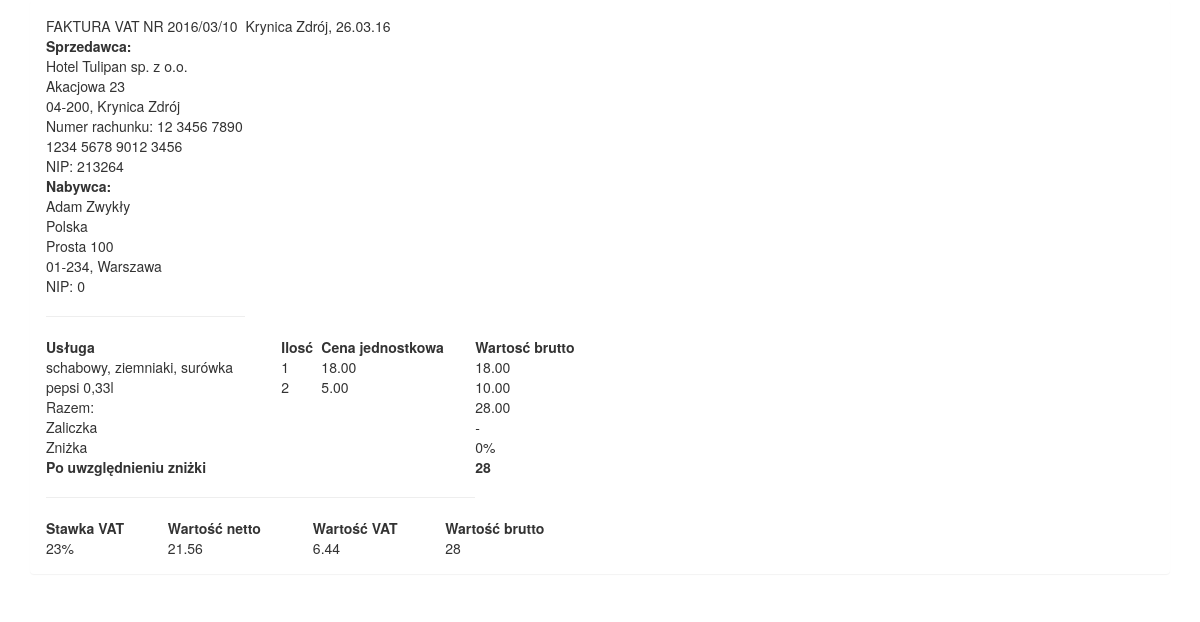
Screenshot of /php/faktura.php?idRachunku=10 with the database file from the repository.
### tables this page shows
CREATE TABLE IF NOT EXISTS `pozycjerachunkow` (
  `idRachunku` int(11) NOT NULL,
  `idUslugi` int(11) NOT NULL,
  `ilosc` int(11) NOT NULL,
  PRIMARY KEY (`idRachunku`,`idUslugi`),
  KEY `fk_pozycjeRachunkow_rachunki1_idx` (`idRachunku`),
  KEY `fk_pozycjeRachunkow_uslugi1_idx` (`idUslugi`)
);

CREATE TABLE IF NOT EXISTS `uslugi` (
  `idUslugi` int(11) NOT NULL AUTO_INCREMENT,
  `kategoria` smallint(6) NOT NULL,
  `nazwa` varchar(45) NOT NULL,
  `cena` decimal(10,2) NOT NULL,
  PRIMARY KEY (`idUslugi`),
  UNIQUE KEY `idUslugi_UNIQUE` (`idUslugi`),
  KEY `fk_uslugi_kategorieUslug1_idx` (`kategoria`)
);

### php/faktura.php (the view, shortened to what this page needs)
<?php
$ID = $_REQUEST['idRachunku'];
$vat = 23;
$numer_faktury = date("Y/m").'/'.$ID;
$query_if_firm = "SELECT czyFirma, czyFaktura, dataWystawienia FROM rachunki JOIN klienci USING(idklienta) WHERE idrachunku=$ID";
if(!$query_if_firm_run = mysql_query($query_if_firm))
{
  echo 'blad zapytania 3';
}
$query_if_firm_run_row = mysql_fetch_assoc($query_if_firm_run);
$is_firm = $query_if_firm_run_row['czyFirma'];
if($is_firm == 0)
{
     $query = "SELECT imie, nazwisko, adreskraj, adresmiasto, adresulica, adreskod, nip, kosztpomieszczenia, znizka, czyfaktura, SUM(cena*ilosc)+kosztPomieszczenia as Suma
              FROM pozycjerachunkow JOIN uslugi USING(iduslugi) JOIN rachunki USING(idrachunku) JOIN klienci USING(idklienta) WHERE idrachunku = $ID";
}else
{
     $query = "SELECT nazwaFirmy, adreskraj, adresmiasto, adresulica, adreskod, nip, kosztpomieszczenia, znizka, czyfaktura, SUM(cena*ilosc)+kosztPomieszczenia as Suma
              FROM pozycjerachunkow JOIN uslugi USING(iduslugi) JOIN rachunki USING(idrachunku) JOIN klienci USING (idklienta) WHERE idrachunku=$ID";
}
if(!$query_run = mysql_query($query))
{
  echo 'blad zapytania 1';
}
$query_row = mysql_fetch_assoc($query_run);
if($is_firm == 0)
{
  $nz = $query_row['imie'].' '.$query_row['nazwisko'];
}else
{
  $nz = $query_row['nazwaFirmy'];
}
$query_services = "SELECT uslugi.nazwa AS Usluga, cena, ilosc, (cena*ilosc) AS Koszt
                  FROM pozycjerachunkow JOIN uslugi USING(iduslugi) WHERE idrachunku=$ID";
if(!$query_services_run = mysql_query($query_services))
{
  echo 'blad zapytania 2';
}
$query_room = "SELECT numerPomieszczenia, okresOd, okresDo, kosztPomieszczenia, zaliczka FROM rachunki
              JOIN klienci USING(idKlienta) JOIN rezerwacje USING(idKlienta) WHERE idRachunku = $ID and stan = 4";
if(!$query_run_room = mysql_query($query_room))
{
  echo 'blad zapytania1';
}
$query_zal = mysql_fetch_assoc($query_run_room);
$zaliczka = $query_zal['zaliczka'];
function addNewRows($use_query)
{
while($use_query_row = mysql_fetch_assoc($use_query))
{
     $Service = $use_query_row['Usluga'];
     $Count = $use_query_row['ilosc'];
     $Cost = $use_query_row['Koszt'];
     $Cost_per_one = $use_query_row['cena'];
    echo "<tr>";
    echo "<td>$Service</td>";
    echo "<td>$Count</td>";
    echo "<td>$Cost_per_one</td>";
    echo "<td>$Cost</td>";
    echo "</tr>";
}
}
function addZaliczka($ile)
{
	echo "<tr><td>Zaliczka</td><td></td><td></td><td>-$ile</td></tr>";
}
$sum=$query_row['Suma'];
$sum -= $zaliczka;
$sum=$sum-round($sum*($query_row['znizka']/100), 2);
$sum_vat = round($sum*($vat/100),2);
?>
<!DOCTYPE html>
<html lang="pl">
<head>
      <link rel="stylesheet" href="bootstrap/css/bootstrap.min.css">
</head>
<body>
<div class="container">
<div class="panel panel-body">
<table class="table1">
       <tr>
           <td colspan="3" style="width: 20%">FAKTURA VAT NR <?php echo $numer_faktury?></td>
           <td>Krynica Zdrój, <?php echo date("d.m.y")?></td>
       </tr>
       <tr>
           <th>Sprzedawca:</th>
           <td></td>
       </tr>
       <tr>
           <td>Hotel Tulipan sp. z o.o.</td>
           <td></td>
       </tr>
       <tr>
           <td>Akacjowa 23</td>
       </tr>
       <tr>
           <td>04-200, Krynica Zdrój</td>
           <td></td>
       </tr>
       <tr>
           <td colspan="3">Numer rachunku: 12 3456 7890 1234 5678 9012 3456</td>
           <td></td>
       </tr>
       <tr>
           <td>NIP: 213264</td>
           <td></td>
       </tr>
       <tr>
           <th>Nabywca:</th>
           <td></td>
       </tr>
       <tr>
           <td><?php echo $nz?></td>
           <td></td>
       </tr>
       <tr>
           <td><?php echo $query_row['adreskraj']?></td>
           <td></td>
       </tr>
       <tr>
           <td><?php echo $query_row['adresulica']?></td>
           <td></td>
       </tr>
       <tr>
           <td><?php echo $query_row['adreskod'].', '.$query_row['adresmiasto']?></td>
           <td></td>
       </tr>
       <tr>
           <td>NIP: <?php echo $query_row['nip']?></td>
           <td></td>
       </tr>
       <tr>
           <td colspan="3"><hr style="width: 400"></td>
       </tr>
</table>
<table class="table2">
       <tr>
           <th style="width=30%">Usługa</th>
           <th>Ilosć</th>
           <th style="width=20%">Cena jednostkowa</th>
           <th>Wartosć brutto</th>
       </tr>
       <?php addNewRows($query_services_run);?>
       <tr>
           <td>Razem:</td>
           <td></td><td></td>
           <td><?php echo $query_row['Suma']?></td>
       </tr>
	   <?php addZaliczka($zaliczka); ?>
       <tr>
           <td>Zniżka</td>
           <td></td><td></td>
           <td><?php echo $query_row['znizka']?>%</td>
       </tr>
       <tr>
           <th>Po uwzględnieniu zniżki</th>
           <td></td><td></td>
           <th><?php echo $sum;?></th>
       </tr>
       <tr>
           <td colspan="3"><hr style="width: 400"></td>
       </tr>
</table>
<table style="width: 50%;text-align: left">
       <tr>
           <th>Stawka VAT</th>
           <th>Wartość netto</th>
           <th>Wartość VAT</th>
           <th>Wartość brutto</th>
       </tr>
       <tr>
           <td><?php echo $vat?>%</td>
           <td><?php echo $sum-$sum_vat;?></td>
           <td><?php echo $sum_vat;?></td>
           <td><?php echo $sum;?></td>
       </tr>
</table>
</div>
</div>
</body>
</html>

### php/faktura.php (style rules this page uses)
.table1 { width: 90%; text-align: left; }
.table2 { width: 50%; text-align: left; }

### rows the page displays
pozycjerachunkow: idUslugi.nazwa "schabowy, ziemniaki, surówka", ilosc "1", idUslugi.cena "18.00", Cost "18.00"
pozycjerachunkow: idUslugi.nazwa "pepsi 0,33l", ilosc "2", idUslugi.cena "5.00", Cost "10.00"

### other values shown
$nz "Adam Zwykły"
$query_row['adreskraj'] "Polska"
$query_row['adresulica'] "Prosta 100"
$query_row['adreskod'] "01-234"
$query_row['adresmiasto'] "Warszawa"
$query_row['nip'] "0"
$query_row['Suma'] "28.00"
$query_row['znizka'] "0"
$sum "28"
$vat "23"
$sum-$sum_vat "21.56"
$sum_vat "6.44"
